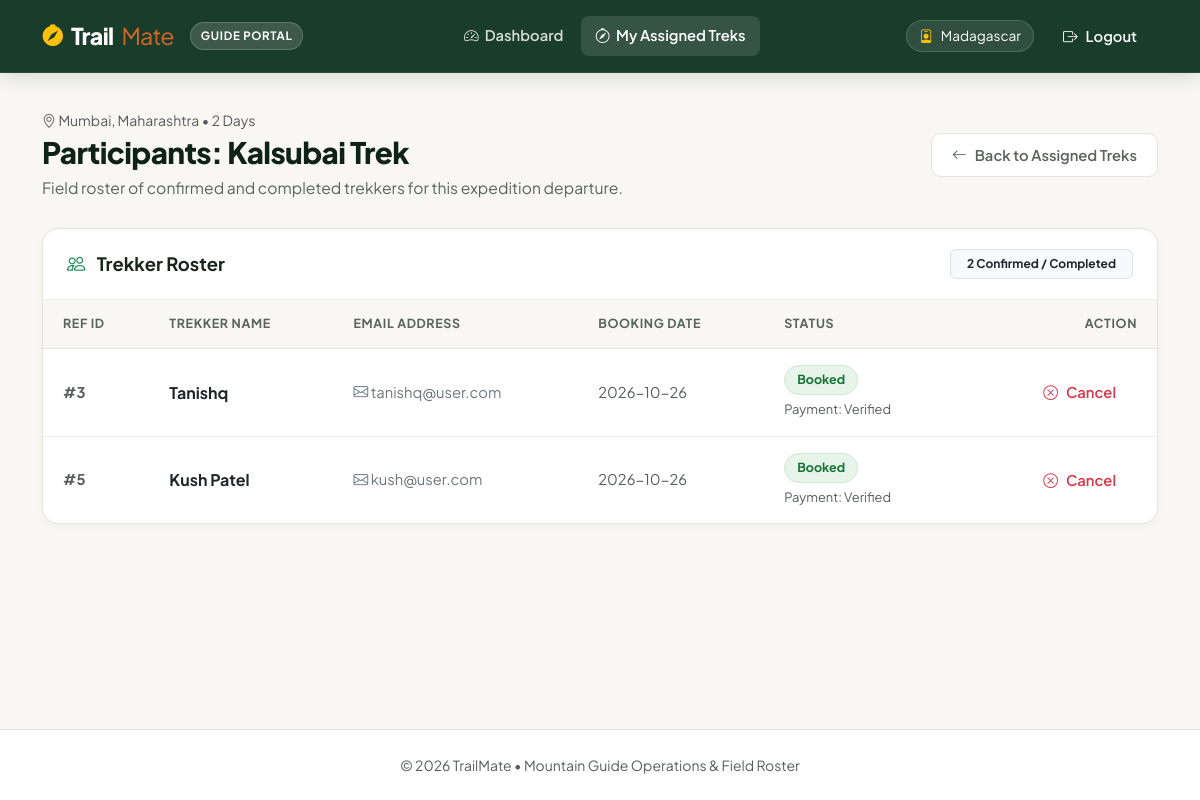
The page /staff/treks/3/participants (signed in) on the database its author committed.
### models.py (models this page shows)
class User(db.Model, UserMixin):
    id = db.Column(db.Integer, primary_key=True)
    name = db.Column(db.String(100), nullable=False)
    email = db.Column(db.String(120), unique=True, nullable=False)
    password = db.Column(db.String(200), nullable=False)
    role = db.Column(db.String(20), nullable=False, default='user')
    contact_details = db.Column(db.String(200), nullable=True)
    status = db.Column(db.String(20), nullable=False, default='Active')  # Active/Inactive/Pending
    assigned_treks = db.relationship('Trek', backref='assigned_staff', lazy=True)
    bookings = db.relationship('Booking', backref='user', lazy=True)

class Trek(db.Model):
    trek_id = db.Column(db.Integer, primary_key=True)
    trek_name = db.Column(db.String(150), nullable=False)
    location = db.Column(db.String(150), nullable=False)
    difficulty = db.Column(db.String(50), nullable=False)
    duration = db.Column(db.String(50), nullable=False)  # e.g., '5 Days'
    available_slots = db.Column(db.Integer, nullable=False)
    assigned_staff_id = db.Column(db.Integer, db.ForeignKey('user.id'), nullable=True)
    status = db.Column(db.String(50), nullable=False, default='Open')  # Open/Started/Completed
    start_date = db.Column(db.Date, nullable=False)
    end_date = db.Column(db.Date, nullable=False)
    image_url = db.Column(db.String(500), nullable=True)
    image_public_id = db.Column(db.String(200), nullable=True)
    bookings = db.relationship('Booking', backref='trek', lazy=True)

class Booking(db.Model):
    booking_id = db.Column(db.Integer, primary_key=True)
    user_id = db.Column(db.Integer, db.ForeignKey('user.id'), nullable=False)
    trek_id = db.Column(db.Integer, db.ForeignKey('trek.trek_id'), nullable=False)
    booking_date = db.Column(db.DateTime, nullable=False, default=datetime.utcnow)
    status = db.Column(db.String(50), nullable=False, default='Booked')  # Booked/Cancelled
    payment_status = db.Column(db.String(50), nullable=False, default='Unpaid')  # Unpaid/Pending/Verified/Failed/Refunded/Legacy
    amount = db.Column(db.Float, nullable=True)
    currency = db.Column(db.String(10), nullable=False, default='INR')
    razorpay_order_id = db.Column(db.String(100), unique=True, nullable=True)
    razorpay_payment_id = db.Column(db.String(100), nullable=True)
    razorpay_signature = db.Column(db.String(200), nullable=True)

### routes/staff.py (the view)
@staff_bp.route('/treks/<int:trek_id>/participants')
@login_required
@staff_required
def participants(trek_id):
    trek = Trek.query.get_or_404(trek_id)
    if trek.assigned_staff_id != current_user.id:
        flash('Unauthorized. You can only view participants for your own treks.', 'danger')
        return redirect(url_for('staff.assigned_treks'))
    bookings = Booking.query.filter(
        Booking.trek_id == trek_id,
        Booking.status.in_(['Booked', 'Completed']),
        Booking.payment_status.in_(CONFIRMED_PAYMENT_STATUSES),
    ).all()
    return render_template('staff/participants.html', trek=trek, bookings=bookings)

### routes/staff.py (called while the page is built)
def staff_required(f):
    @wraps(f)
    def decorated_function(*args, **kwargs):
        if not current_user.is_authenticated or current_user.role != 'staff':
            flash('Access Denied. Staff privileges required.', 'danger')
            return redirect(url_for('auth.login'))
        return f(*args, **kwargs)
    return decorated_function

### templates/staff/participants.html (shortened to what this page needs)
{% extends "staff/staff_layout.html" %}
{% block staff_content %}
<div class="page-header d-flex flex-column flex-md-row justify-content-between align-items-md-center gap-3">
    <div>
        <div class="small text-muted mb-1"><i class="bi bi-geo-alt"></i> {{ trek.location }} &bull; {{ trek.duration }}</div>
        <h1 class="page-header-title">Participants: {{ trek.trek_name }}</h1>
        <p class="page-header-subtitle">Field roster of confirmed and completed trekkers for this expedition departure.</p>
    </div>
    <div>
        <a href="{{ url_for('staff.assigned_treks') }}" class="btn btn-outline-secondary btn-sm">
            <i class="bi bi-arrow-left"></i> Back to Assigned Treks
        </a>
    </div>
</div>
<div class="content-panel">
    <div class="panel-header">
        <h5 class="panel-title"><i class="bi bi-people text-success me-2"></i> Trekker Roster</h5>
        <span class="badge bg-light text-dark border px-3 py-2 fw-bold">{{ bookings|length }} Confirmed / Completed</span>
    </div>
    <div class="table-responsive">
        <table class="tm-table">
            <thead>
                <tr>
                    <th>Ref ID</th>
                    <th>Trekker Name</th>
                    <th>Email Address</th>
                    <th>Booking Date</th>
                    <th>Status</th>
                    <th class="text-end">Action</th>
                </tr>
            </thead>
            <tbody>
                {% for booking in bookings %}
                <tr>
                    <td class="fw-bold text-muted">#{{ booking.booking_id }}</td>
                    <td class="fw-bold text-dark fs-6">{{ booking.user.name }}</td>
                    <td>
                        <a href="mailto:{{ booking.user.email }}" class="text-decoration-none text-secondary">
                            <i class="bi bi-envelope"></i> {{ booking.user.email }}
                        </a>
                    </td>
                    <td class="small text-muted">{{ booking.booking_date.strftime('%Y-%m-%d') }}</td>
                    <td>
                        {% set display_status, display_class = booking_display(booking) %}
                        <span class="badge-status status-{{ display_class }}">{{ display_status }}</span>
                        <div class="small text-muted mt-1">Payment: {{ booking.payment_status }}</div>
                    </td>
                    <td class="text-end">
                        {% if booking.status == 'Booked' %}
                        <form method="POST" action="{{ url_for('staff.cancel_booking', booking_id=booking.booking_id) }}" class="d-inline" onsubmit="return confirm('Cancel reservation for participant {{ booking.user.name }}? The slot will be returned to available capacity.');">
                            <button type="submit" class="btn btn-outline-danger btn-sm">
                                <i class="bi bi-x-circle"></i> Cancel
                            </button>
                        </form>
                        {% else %}
                            <span class="small text-muted">&mdash;</span>
                        {% endif %}
                    </td>
                </tr>
                {% endfor %}
            </tbody>
        </table>
    </div>
</div>
{% endblock %}

### templates/staff/staff_layout.html
{% extends "base.html" %}
{% block content %}
<nav class="tm-navbar" style="background-color: #1a3c2a;">
    <div class="container d-flex align-items-center justify-content-between flex-wrap gap-2">
        <div class="d-flex align-items-center gap-3">
            <a href="{{ url_for('auth.index') }}" class="brand-logo">
                <i class="bi bi-compass-fill logo-icon text-warning"></i>
                <span class="logo-trail">Trail</span><span class="logo-mate">Mate</span>
            </a>
            <span class="portal-badge" style="background-color: rgba(255, 255, 255, 0.15);">Guide Portal</span>
        </div>
        <div class="d-flex align-items-center flex-wrap gap-1 order-3 order-md-2 mt-2 mt-md-0">
            <a href="{{ url_for('staff.dashboard') }}" class="nav-link {% if request.endpoint == 'staff.dashboard' %}active{% endif %}">
                <i class="bi bi-speedometer2"></i> Dashboard
            </a>
            <a href="{{ url_for('staff.assigned_treks') }}" class="nav-link {% if 'assigned_treks' in request.endpoint or 'participants' in request.endpoint %}active{% endif %}">
                <i class="bi bi-compass"></i> My Assigned Treks
            </a>
        </div>
        <div class="d-flex align-items-center gap-2 order-2 order-md-3">
            <span class="user-chip d-none d-sm-inline-flex">
                <i class="bi bi-person-badge text-warning"></i> {{ current_user.name }}
            </span>
            <a href="{{ url_for('auth.logout') }}" class="btn btn-outline-light btn-sm btn-pill">
                <i class="bi bi-box-arrow-right"></i> Logout
            </a>
        </div>
    </div>
</nav>
<main class="portal-container">
    <div class="container">
        {% block staff_content %}{% endblock %}
    </div>
</main>
<footer class="py-4 border-top text-center text-muted small bg-white mt-auto">
    <div class="container">
        &copy; 2026 TrailMate &bull; Mountain Guide Operations & Field Roster
    </div>
</footer>
{% endblock %}

### rows shown on the page
User: name "Madagascar"
Trek: location "Mumbai, Maharashtra", duration "2 Days", trek_name "Kalsubai Trek"
Booking: booking_id "3", user.name "Tanishq", user.email "tanishq@user.com", booking_date "2026-10-26", status "Booked", payment_status "Verified"
Booking: booking_id "5", user.name "Kush Patel", user.email "kush@user.com", booking_date "2026-10-26", status "Booked", payment_status "Verified"

### other values the page prints
{{ bookings|length }} "2"
